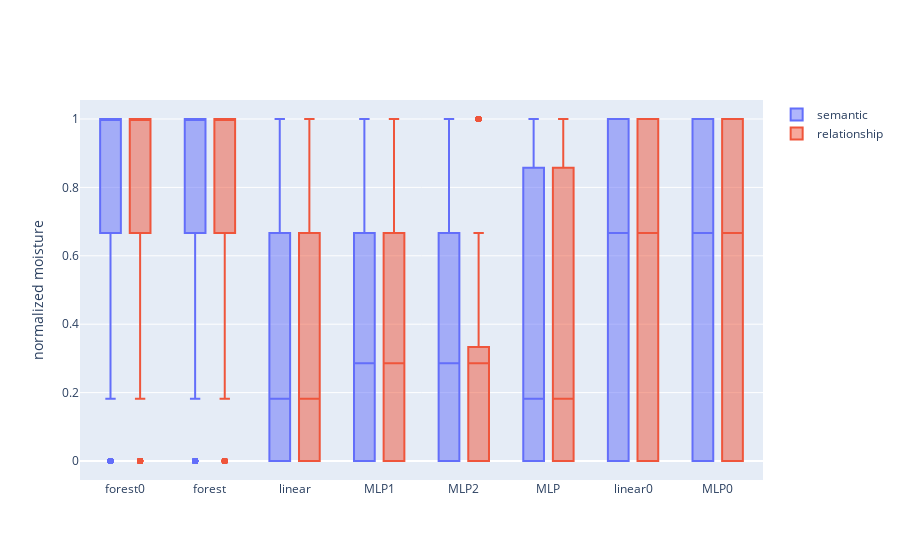

Source (notebook cell):
### Code cell
import plotly.graph_objects as go
import numpy as np
np.random.seed(1)
df=data_full

fig = go.Figure()
fig.add_trace(go.Box(x=df["model"], y=df["semantic"], name='semantic') )
fig.add_trace(go.Box(x=df["model"], y=df["correct_relationships"],name='relationship'))

fig.update_layout(
    yaxis_title='normalized moisture',
    boxmode='group' # group together boxes of the different traces for each value of x
)

fig.show()

### Figure 1 — Plotly figure (JSON) as saved in the notebook; plotly's stock layout.template omitted (floating-point values rounded to 4 significant figures; data arrays with more than 128 entries replaced by an {"elided": "..."} marker saying what was removed)
{"data": [{"name": "semantic", "type": "box", "x": {"elided": "7532 str values"}, "y": {"elided": "7532 float values"}}, {"name": "relationship", "type": "box", "x": {"elided": "7532 str values"}, "y": {"elided": "7532 float values"}}], "layout": {"boxmode": "group", "yaxis": {"title": {"text": "normalized moisture"}}}}
